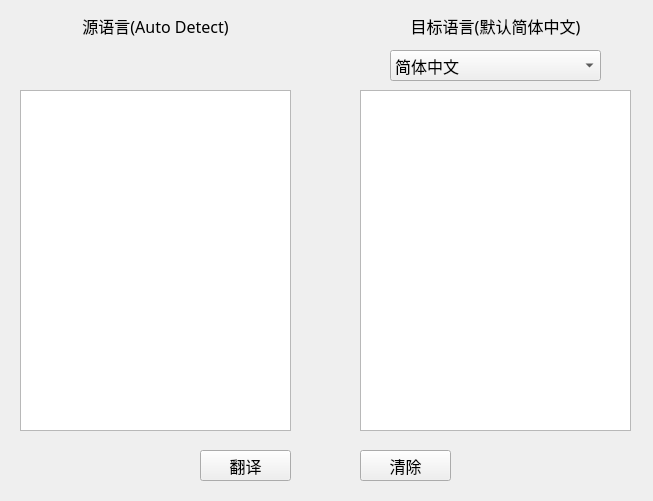
<?xml version="1.0" encoding="UTF-8"?>
<ui version="4.0">
 <class>Dialog</class>
 <widget class="QDialog" name="Dialog">
  <property name="geometry">
   <rect>
    <x>0</x>
    <y>0</y>
    <width>653</width>
    <height>501</height>
   </rect>
  </property>
  <property name="font">
   <font>
    <family>楷体</family>
    <pointsize>12</pointsize>
   </font>
  </property>
  <property name="mouseTracking">
   <bool>false</bool>
  </property>
  <property name="windowTitle">
   <string>Dialog</string>
  </property>
  <property name="windowIcon">
   <iconset>
    <normaloff>favicon.ico</normaloff>favicon.ico</iconset>
  </property>
  <widget class="QPushButton" name="Trans_btn">
   <property name="geometry">
    <rect>
     <x>200</x>
     <y>450</y>
     <width>91</width>
     <height>31</height>
    </rect>
   </property>
   <property name="font">
    <font>
     <family>楷体</family>
     <pointsize>12</pointsize>
    </font>
   </property>
   <property name="focusPolicy">
    <enum>Qt::NoFocus</enum>
   </property>
   <property name="text">
    <string>翻译</string>
   </property>
  </widget>
  <widget class="QPushButton" name="clearBtn">
   <property name="geometry">
    <rect>
     <x>360</x>
     <y>450</y>
     <width>91</width>
     <height>31</height>
    </rect>
   </property>
   <property name="font">
    <font>
     <family>楷体</family>
     <pointsize>12</pointsize>
    </font>
   </property>
   <property name="focusPolicy">
    <enum>Qt::NoFocus</enum>
   </property>
   <property name="text">
    <string>清除</string>
   </property>
  </widget>
  <widget class="QComboBox" name="TargetLang">
   <property name="geometry">
    <rect>
     <x>390</x>
     <y>50</y>
     <width>211</width>
     <height>31</height>
    </rect>
   </property>
   <property name="font">
    <font>
     <family>楷体</family>
     <pointsize>12</pointsize>
    </font>
   </property>
   <property name="focusPolicy">
    <enum>Qt::NoFocus</enum>
   </property>
   <item>
    <property name="text">
     <string>简体中文</string>
    </property>
   </item>
   <item>
    <property name="text">
     <string>繁体中文</string>
    </property>
   </item>
   <item>
    <property name="text">
     <string>马来文</string>
    </property>
   </item>
   <item>
    <property name="text">
     <string>英文</string>
    </property>
   </item>
   <item>
    <property name="text">
     <string>日文</string>
    </property>
   </item>
   <item>
    <property name="text">
     <string>韩文</string>
    </property>
   </item>
  </widget>
  <widget class="QPlainTextEdit" name="sourceText">
   <property name="geometry">
    <rect>
     <x>20</x>
     <y>90</y>
     <width>271</width>
     <height>341</height>
    </rect>
   </property>
   <property name="font">
    <font>
     <family>楷体</family>
     <pointsize>12</pointsize>
    </font>
   </property>
   <property name="focusPolicy">
    <enum>Qt::ClickFocus</enum>
   </property>
   <property name="plainText">
    <string/>
   </property>
   <property name="placeholderText">
    <string/>
   </property>
  </widget>
  <widget class="QPlainTextEdit" name="TextTrans">
   <property name="geometry">
    <rect>
     <x>360</x>
     <y>90</y>
     <width>271</width>
     <height>341</height>
    </rect>
   </property>
   <property name="font">
    <font>
     <family>楷体</family>
     <pointsize>12</pointsize>
    </font>
   </property>
   <property name="focusPolicy">
    <enum>Qt::ClickFocus</enum>
   </property>
   <property name="readOnly">
    <bool>true</bool>
   </property>
  </widget>
  <widget class="QLabel" name="label">
   <property name="geometry">
    <rect>
     <x>60</x>
     <y>10</y>
     <width>191</width>
     <height>31</height>
    </rect>
   </property>
   <property name="font">
    <font>
     <family>楷体</family>
     <pointsize>12</pointsize>
    </font>
   </property>
   <property name="lineWidth">
    <number>1</number>
   </property>
   <property name="text">
    <string>源语言(Auto Detect)</string>
   </property>
   <property name="textFormat">
    <enum>Qt::AutoText</enum>
   </property>
   <property name="alignment">
    <set>Qt::AlignCenter</set>
   </property>
  </widget>
  <widget class="QLabel" name="label_2">
   <property name="geometry">
    <rect>
     <x>390</x>
     <y>10</y>
     <width>211</width>
     <height>31</height>
    </rect>
   </property>
   <property name="font">
    <font>
     <family>楷体</family>
     <pointsize>12</pointsize>
    </font>
   </property>
   <property name="lineWidth">
    <number>1</number>
   </property>
   <property name="text">
    <string>目标语言(默认简体中文)</string>
   </property>
   <property name="textFormat">
    <enum>Qt::AutoText</enum>
   </property>
   <property name="alignment">
    <set>Qt::AlignCenter</set>
   </property>
  </widget>
 </widget>
 <resources/>
 <connections/>
</ui>
